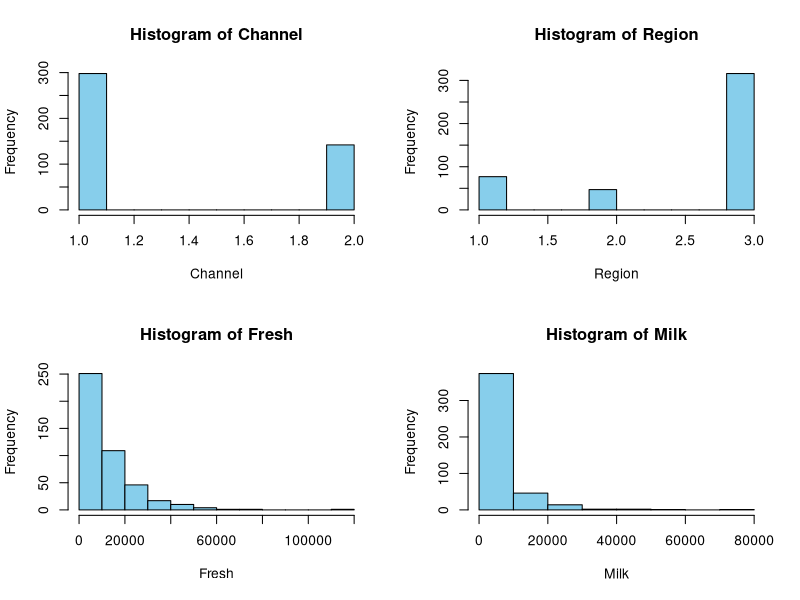
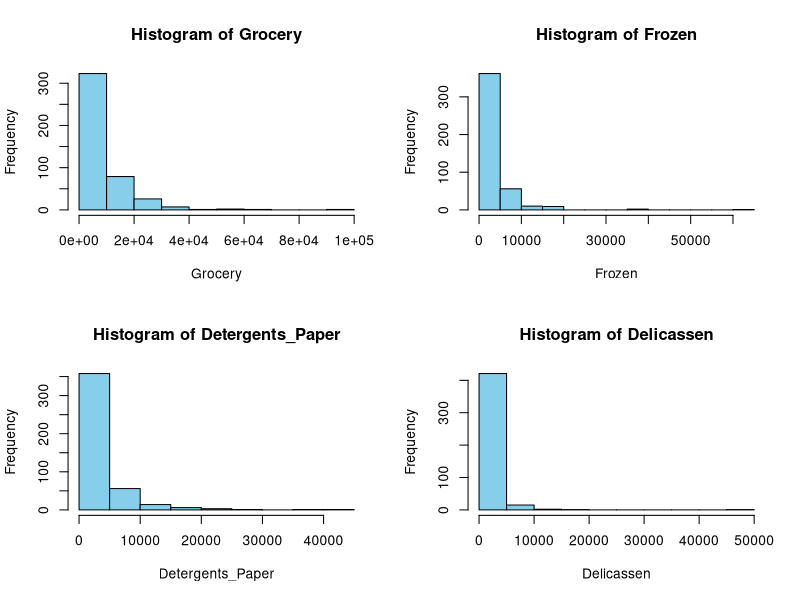
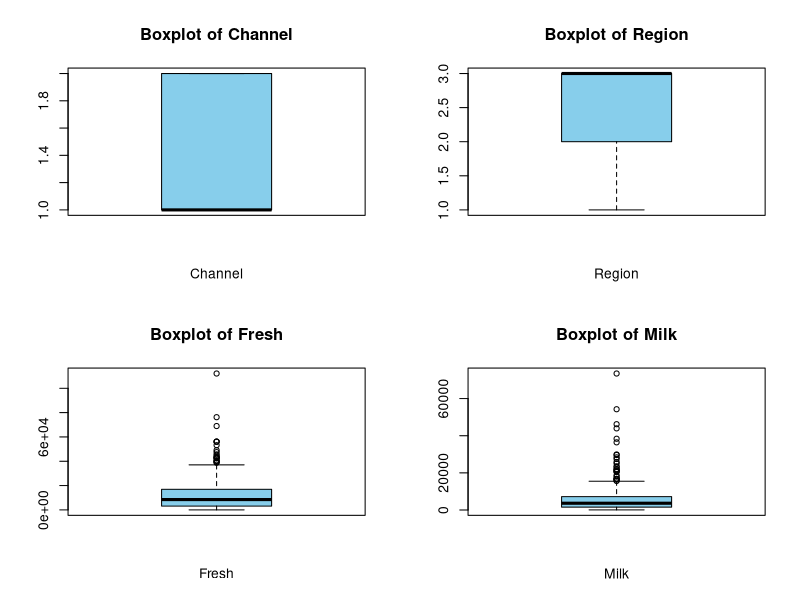
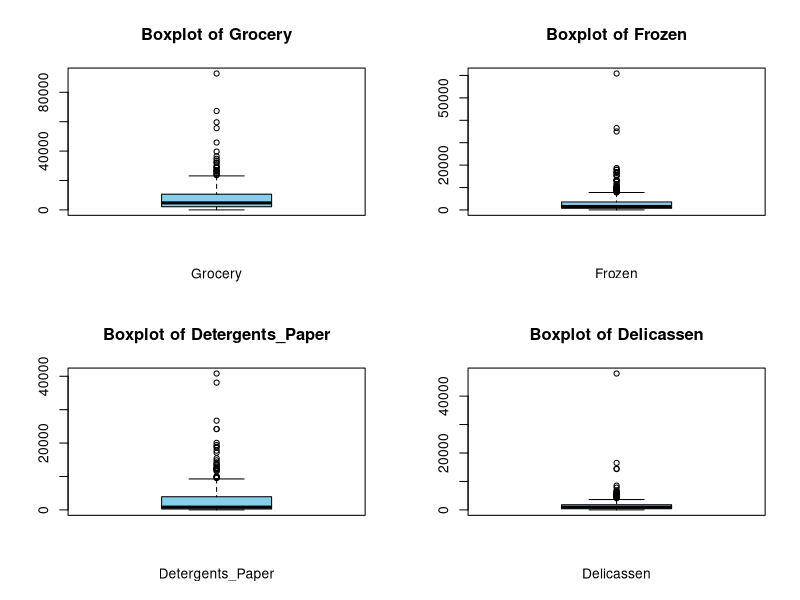
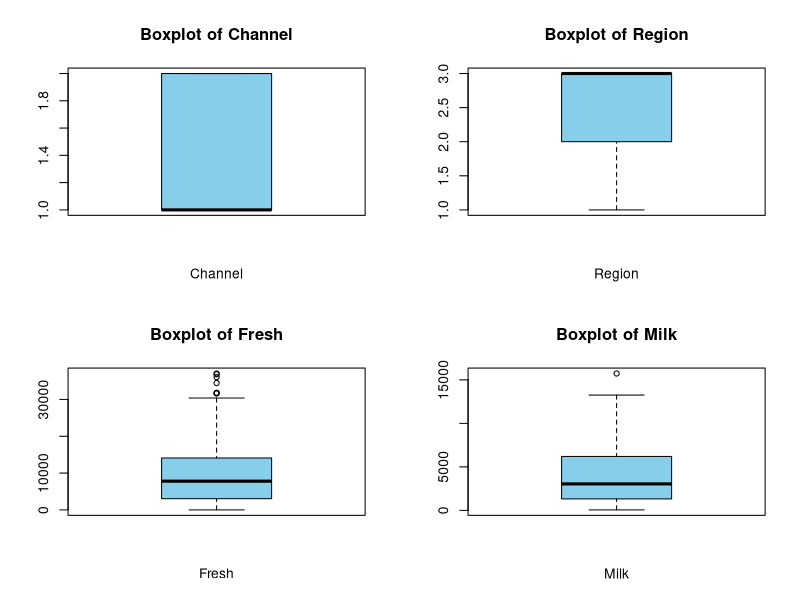
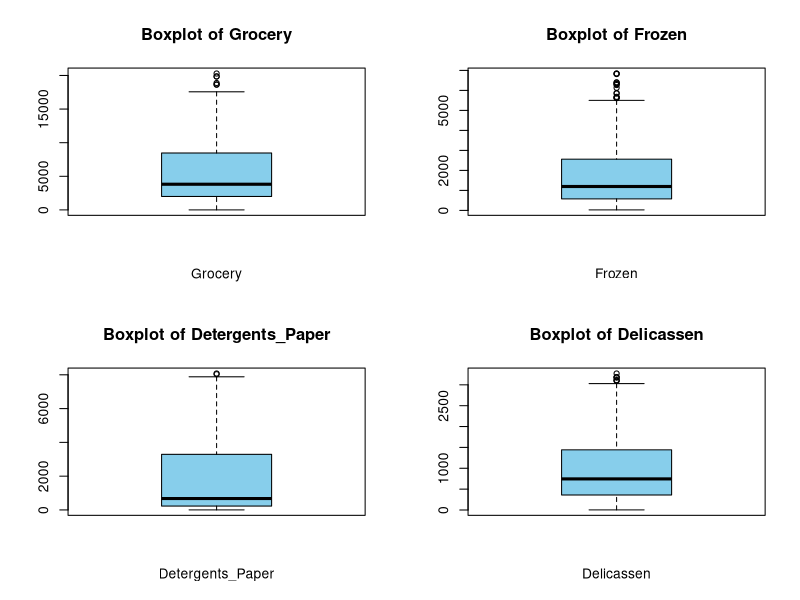
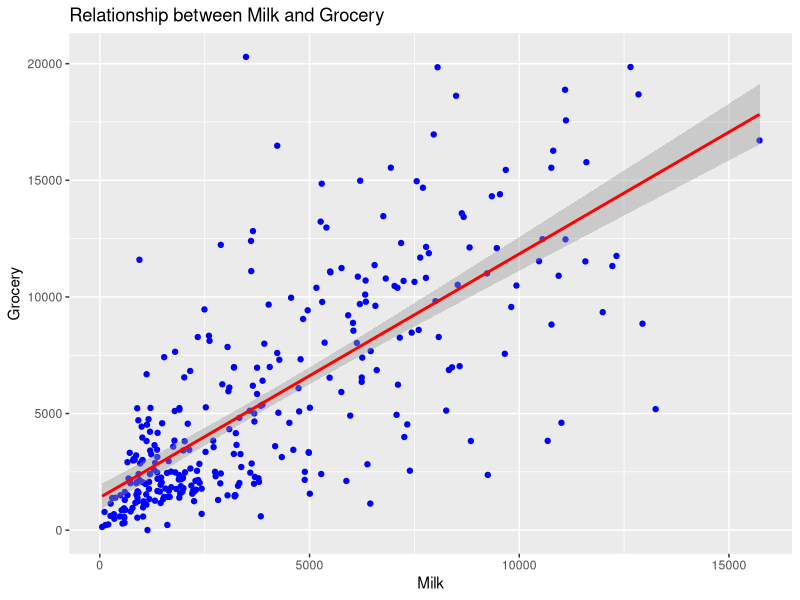

Recreate these plots in R, in order.
## ---- chunk 1
knitr::opts_chunk$set(echo = TRUE)
## ---- chunk 2
# Import necessary libraries
library(tidyverse)
library(tidyr)
library(tidyselect)
library(ggplot2)
library(data.table)
library(readxl)
library(readr)
library(psych)
library(writexl)
## ---- chunk 3
# Reading the dataset
wholesale <- read_excel("Wholesale_customers_data.xls")
View(wholesale)

# Checking dataset structure
names(wholesale)
dim(wholesale)  # 440 rows, 8 columns
str(wholesale)
glimpse(wholesale)
## ---- chunk 4
# Function to plot histograms for numeric columns
Histogram <- function(wholesale) {
  numeric_cols <- names(wholesale)[sapply(wholesale, is.numeric)] 
  
  par(mfrow = c(2, 2)) 
  
  for (col in numeric_cols) {
    hist(wholesale[[col]], main = paste("Histogram of", col), 
         xlab = col, col = "skyblue", border = "black")
  }
  
  par(mfrow = c(1, 1))  
}

# Calling the function
Histogram(wholesale)
## ---- chunk 5
# Checking for missing values
missing_values <- sapply(wholesale, function(x) sum(is.na(x)))
missing_values 
## ---- chunk 6
# Function to detect outliers using boxplots
outlier_boxplot <- function(wholesale) {
  numeric_cols <- names(wholesale)[sapply(wholesale, is.numeric)] 
  
  par(mfrow = c(2, 2)) 
  
  for (col in numeric_cols) {
    boxplot(wholesale[[col]], main = paste("Boxplot of", col), 
         xlab = col, col = "skyblue", border = "black")
  }
  
  par(mfrow = c(1, 1))  
}

# Calling the function
outlier_boxplot(wholesale)
## ---- chunk 7
# Function to remove outliers
remove_outliers <- function(wholesale, cols) {
  for (col in cols) {
    q1 <- quantile(wholesale[[col]], 0.25, na.rm = TRUE)
    q3 <- quantile(wholesale[[col]], 0.75, na.rm = TRUE)
    IQR <- q3 - q1
    lower_bound <- q1 - 1.5 * IQR
    upper_bound <- q3 + 1.5 * IQR
    wholesale <- wholesale[wholesale[[col]] >= lower_bound & wholesale[[col]] <= upper_bound, ]
  }
  return(wholesale)
}

# Apply to numeric columns
numeric_cols <- names(wholesale)[sapply(wholesale, is.numeric)]
wholesale_cleaned <- remove_outliers(wholesale, numeric_cols)

# Verify outlier removal
outlier_boxplot(wholesale_cleaned)
## ---- chunk 8
# Save as R Dataframe
save(wholesale_cleaned, file = "Q12.RData")

# Save as Excel File
write_xlsx(wholesale_cleaned, "Q12.xlsx")
## ---- chunk 9
# Select four variables for analysis
selected_vars <- wholesale_cleaned %>% 
  select(Fresh, Milk, Grocery, Detergents_Paper)

# Detailed descriptive statistics
describe(selected_vars)

# Summary statistics
summary(selected_vars)
## ---- chunk 10
# Correlation test between Milk and Grocery
cor_test <- cor.test(wholesale_cleaned$Milk, wholesale_cleaned$Grocery)
print(cor_test)

# Visualization
ggplot(wholesale_cleaned, aes(x = Milk, y = Grocery)) +
  geom_point(color = "blue") +
  geom_smooth(method = "lm", color = "red") +
  ggtitle("Relationship between Milk and Grocery")
## ---- chunk 11
# Convert Region and Channel to factors
wholesale_cleaned$Channel <- as.factor(wholesale_cleaned$Channel)
wholesale_cleaned$Region <- as.factor(wholesale_cleaned$Region)
